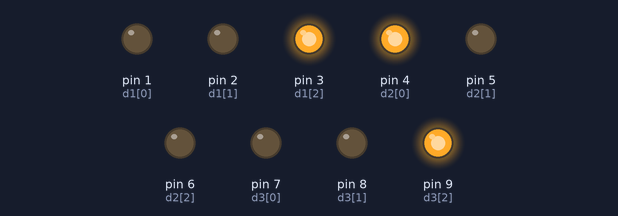
A sketch run on a simulated Arduino Uno, built with avr-gcc and run on an emulated ATmega328P. Shown: output pins drawn as LEDs (lit = HIGH). Pins used as bus, display or sensor lines are not drawn.

Above: at 1.5 s.
At 4.0 s:
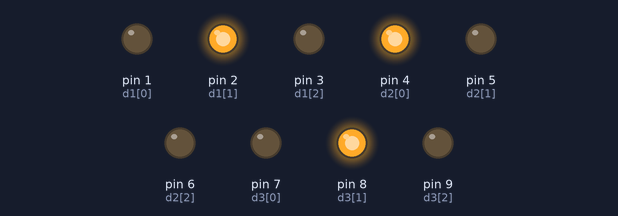
At 6.5 s:
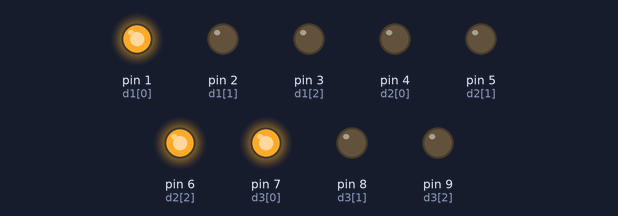
At 9.0 s:
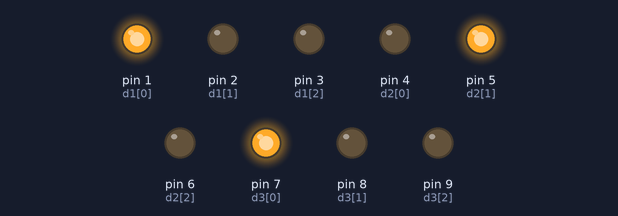
Timing chart, 0 to 13.0 s (numbered marks = the images above):
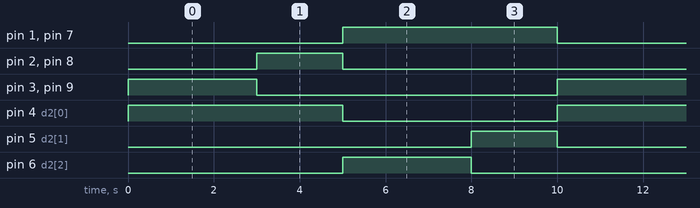

Measured:
- by itself, pin 1 (d1[0]), pin 4 (d2[0]), pin 7 (d3[0]): alternates HIGH for 5.0 s and LOW for 5.0 s
- by itself, pin 2 (d1[1]), pin 5 (d2[1]), pin 8 (d3[1]): alternates HIGH for 2.0 s and LOW for 8.0 s
- by itself, pin 3 (d1[2]), pin 6 (d2[2]), pin 9 (d3[2]): alternates HIGH for 3.0 s and LOW for 7.0 s

The sketch:

th_baitap2.ino
```cpp
int d1[] = {1,2,3};
int d2[] = {4,5,6};
int d3[] = {7,8,9};
int d4[] = {10,11,12};
int led[] = {1,2,3,4,5,6,7,8,9,10,11,12};
int interval = 3000;
int state = 1;
unsigned long long preMillis = 0;
void setup() {

  for (int i = 0; i< sizeof(led); i++){
    pinMode(led[i],OUTPUT);
  }

}

void loop() {
  unsigned long long currMillis = millis();
  if (currMillis-preMillis >= interval){
    preMillis = currMillis;
    state++;
  }
  switch (state){
    case 1: {
      interval = 3000;
      digitalWrite(d1[0],LOW);
      digitalWrite(d3[0],LOW);
      digitalWrite(d1[1],LOW);
      digitalWrite(d3[1],LOW);
      digitalWrite(d2[1],LOW);
      digitalWrite(d4[1],LOW);
      digitalWrite(d2[2],LOW);
      digitalWrite(d4[2],LOW);

      digitalWrite(d1[2],HIGH); // d1 xanh
      digitalWrite(d3[2],HIGH); // d3 xanh
      digitalWrite(d2[0],HIGH); // d2 do
      digitalWrite(d4[0],HIGH); // d4 do
    }break;
    case 2: {
      interval = 2000;
      digitalWrite(d1[0],LOW);
      digitalWrite(d3[0],LOW);
      digitalWrite(d1[2],LOW);
      digitalWrite(d3[2],LOW);
      digitalWrite(d2[1],LOW);
      digitalWrite(d4[1],LOW);
      digitalWrite(d2[2],LOW);
      digitalWrite(d4[2],LOW);

      digitalWrite(d1[1],HIGH); //d1 vang
      digitalWrite(d3[1],HIGH); //d3 vang
      digitalWrite(d2[0],HIGH); //d2 do
      digitalWrite(d4[0],HIGH); //d4 do
    }break;
    case 3: {
      interval = 3000;

      digitalWrite(d2[0],LOW);
      digitalWrite(d4[0],LOW);
      digitalWrite(d2[1],LOW);
      digitalWrite(d4[1],LOW);
      digitalWrite(d1[1],LOW);
      digitalWrite(d3[1],LOW);
      digitalWrite(d1[2],LOW);
      digitalWrite(d3[2],LOW);

      digitalWrite(d2[2],HIGH);
      digitalWrite(d4[2],HIGH);
      digitalWrite(d1[0],HIGH);
      digitalWrite(d3[0],HIGH);

    }break;
    case 4: {
      interval = 2000;
      digitalWrite(d2[0],LOW);
      digitalWrite(d4[0],LOW);
      digitalWrite(d2[2],LOW);
      digitalWrite(d4[2],LOW);
      digitalWrite(d1[1],LOW);
      digitalWrite(d3[1],LOW);
      digitalWrite(d1[2],LOW);
      digitalWrite(d3[2],LOW);

      digitalWrite(d2[1],HIGH);
      digitalWrite(d4[1],HIGH);
      digitalWrite(d1[0],HIGH);
      digitalWrite(d3[0],HIGH);
    }break;
    default: {interval = 3000; state = 1;};
  }

}
```
